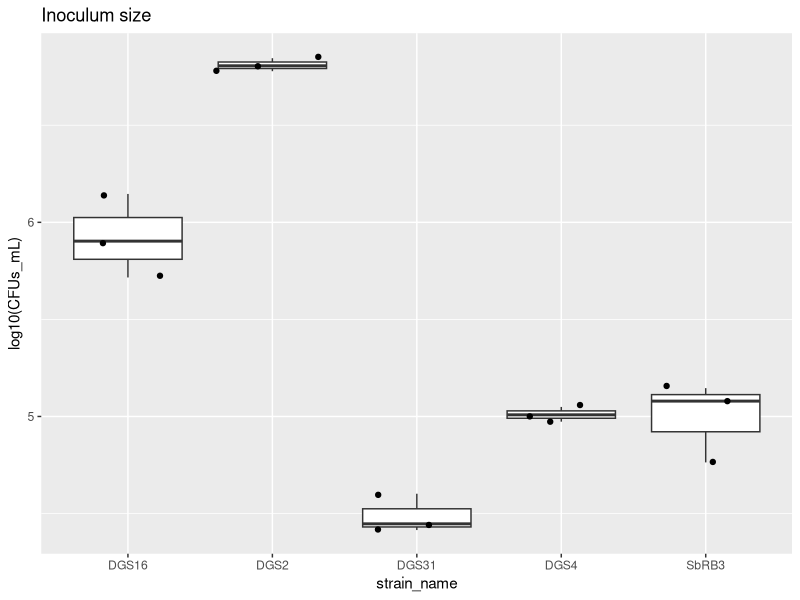
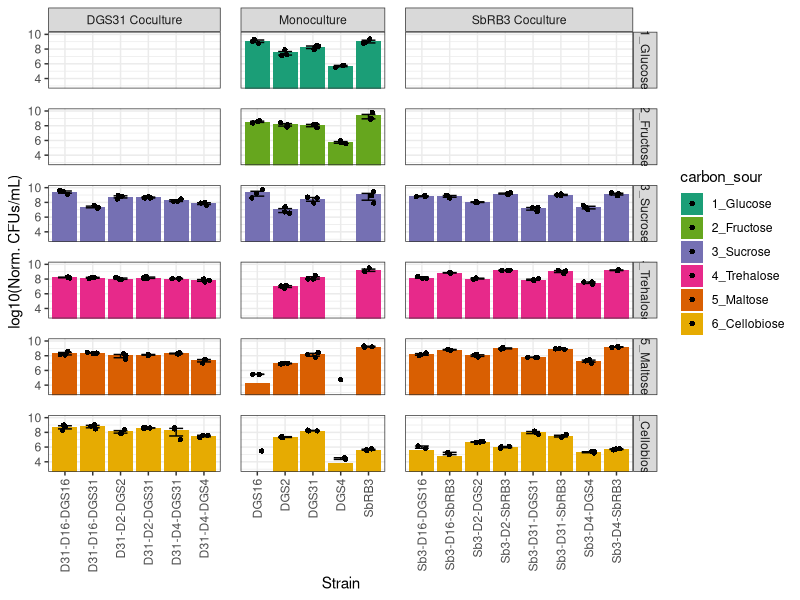

Source code (R) for these figures, in order:
## ---- chunk 1
library(tidyverse)
library(ggplot2)
library(ggpubr)
## ---- chunk 2
cfus = read.table("Saccharide_profile_CFUs.txt", header = T, sep = "\t", quote = "")
head(cfus)
## ---- chunk 3
if(count(cfus %>% filter(strain_name == "Control" & CFUs_mL != 0)) == 0){
  print(cfus %>% filter(strain_name == "Control" & CFUs_mL != 0))
  cfus = cfus %>% filter(strain_name != "Control")
}else{
  print(cfus %>% filter(strain_name == "Control" & CFUs_mL != 0))
}

head(cfus)
## ---- chunk 4
#plot distribution of inoculum
ggplot(cfus %>% filter(carbon_sour == "M9_NoCarbon"), aes(x=strain_name, y=log10(CFUs_mL)))+
  geom_boxplot()+
  geom_jitter() +
  ggtitle("Inoculum size")

inoculum = cfus %>% filter(carbon_sour == "M9_NoCarbon") %>% 
  group_by(strain_name) %>% 
  summarize(CFUs.mL_M9 = mean(CFUs_mL))
head(inoculum)

## ---- chunk 5
cfus = cfus %>% left_join(inoculum, by="strain_name") %>%
  mutate(CFUs.mL_growth = CFUs_mL - CFUs.mL_M9)
head(cfus)
## ---- chunk 6
# Combine the datasets
cfus_combined = cfus %>%
  filter(carbon_sour != "M9_NoCarbon") %>%
  mutate(Experiment_Label = case_when(
    Experiment == "monoculture" ~ "Monoculture",
    Experiment == "coculture_SbRB3" ~ "SbRB3 Coculture",
    Experiment == "coculture_DGS31" ~ "DGS31 Coculture")) %>%
  group_by(sample_name, strain_name, carbon_sour, Experiment_Label) %>%
  mutate(mean_CFUs = mean(CFUs.mL_growth, na.rm = TRUE)) %>%
  ungroup()

# Create the plot
ggplot(cfus_combined,
       aes(
         x = ifelse(Experiment == "monoculture", strain_name,
                    paste0(gsub("_(.*)", "", sample_name), "-", strain_name)),
         y = log10(CFUs.mL_growth),
         fill = carbon_sour)) +
  geom_col(position = "identity", aes(y=log10(mean_CFUs))) +
  stat_summary(fun.data = mean_se, geom = "errorbar", width = 0.5) +
  geom_jitter(shape = 16, width = 0.2) +
  coord_cartesian(ylim = c(3, 10)) +
  scale_fill_manual(values = c("#1b9e77", "#66a61e", "#7570b3", "#e7298a", "#d95f02", "#e6ab02")) +
  facet_grid(carbon_sour ~ Experiment_Label, scales = "free_x", space = "free_x") +
  ylab("log10(Norm. CFUs/mL)")+ xlab("Strain")+
  theme_bw()+
  theme(
    axis.text.x = element_text(angle = 90, vjust = 0.5, hjust = 1),
    panel.spacing = unit(1, "lines"))
